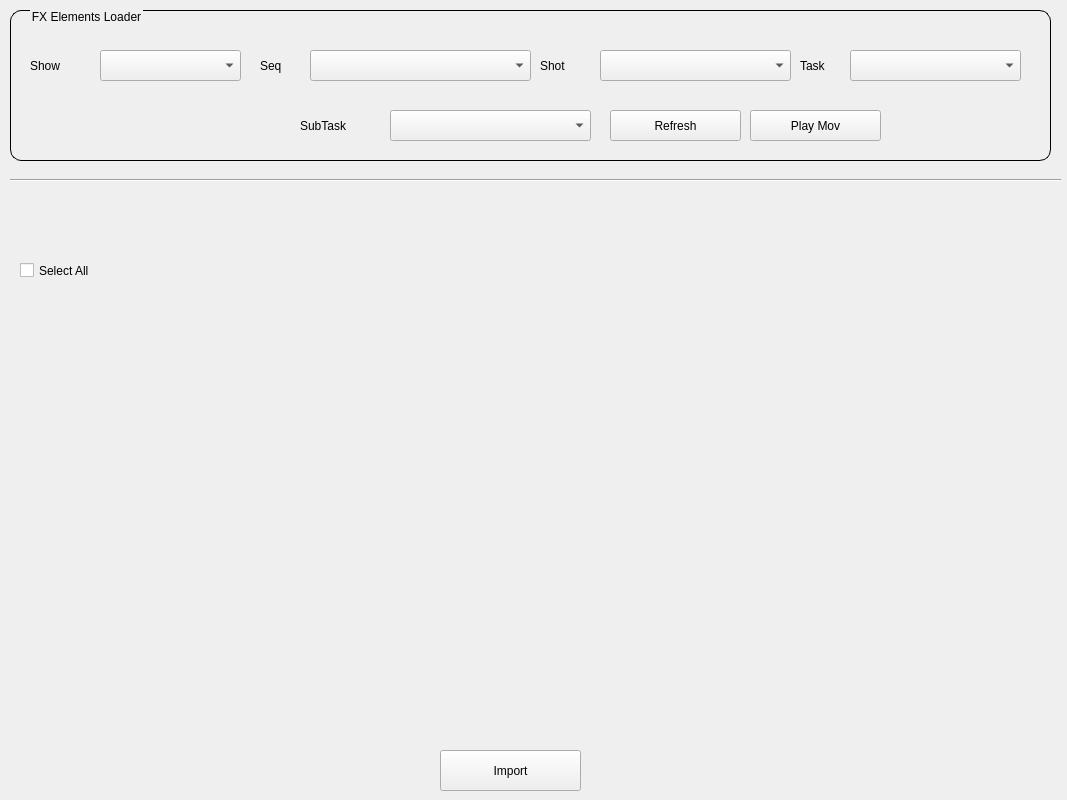
<?xml version="1.0" encoding="UTF-8"?>
<ui version="4.0">
 <class>fxloader</class>
 <widget class="QWidget" name="fxloader">
  <property name="geometry">
   <rect>
    <x>0</x>
    <y>0</y>
    <width>1067</width>
    <height>800</height>
   </rect>
  </property>
  <property name="windowTitle">
   <string>FX Elements Loader</string>
  </property>
  <widget class="QGroupBox" name="groupBox">
   <property name="geometry">
    <rect>
     <x>10</x>
     <y>10</y>
     <width>1041</width>
     <height>151</height>
    </rect>
   </property>
   <property name="styleSheet">
    <string notr="true">QGroupBox {
	font: 11pt &quot;Microsoft YaHei UI&quot;;
	border: 1px solid black;
	border-radius: 11px;
}

QGroupBox::title{
	left: 20px;
}</string>
   </property>
   <property name="title">
    <string>FX Elements Loader</string>
   </property>
   <widget class="QComboBox" name="show_cbx">
    <property name="geometry">
     <rect>
      <x>90</x>
      <y>40</y>
      <width>141</width>
      <height>31</height>
     </rect>
    </property>
    <property name="styleSheet">
     <string notr="true">QComboBox{
font: 10pt &quot;MS Shell Dlg 2&quot;;
}
QListView{
	font: 10pt &quot;MS Shell Dlg 2&quot;;
}</string>
    </property>
   </widget>
   <widget class="QLabel" name="show_lbl_3">
    <property name="geometry">
     <rect>
      <x>250</x>
      <y>40</y>
      <width>41</width>
      <height>31</height>
     </rect>
    </property>
    <property name="styleSheet">
     <string notr="true">font: 12pt &quot;MS Reference Sans Serif&quot;;</string>
    </property>
    <property name="text">
     <string>Seq</string>
    </property>
   </widget>
   <widget class="QComboBox" name="seq_cbx">
    <property name="geometry">
     <rect>
      <x>300</x>
      <y>40</y>
      <width>221</width>
      <height>31</height>
     </rect>
    </property>
    <property name="styleSheet">
     <string notr="true">QComboBox{
font: 10pt &quot;MS Shell Dlg 2&quot;;
}
QListView{
	font: 10pt &quot;MS Shell Dlg 2&quot;;
}</string>
    </property>
   </widget>
   <widget class="QLabel" name="show_lbl_4">
    <property name="geometry">
     <rect>
      <x>530</x>
      <y>40</y>
      <width>51</width>
      <height>31</height>
     </rect>
    </property>
    <property name="styleSheet">
     <string notr="true">font: 12pt &quot;MS Reference Sans Serif&quot;;</string>
    </property>
    <property name="text">
     <string>Shot</string>
    </property>
   </widget>
   <widget class="QComboBox" name="shot_cbx">
    <property name="geometry">
     <rect>
      <x>590</x>
      <y>40</y>
      <width>191</width>
      <height>31</height>
     </rect>
    </property>
    <property name="styleSheet">
     <string notr="true">QComboBox{
font: 10pt &quot;MS Shell Dlg 2&quot;;
}
QListView{
	font: 10pt &quot;MS Shell Dlg 2&quot;;
}</string>
    </property>
   </widget>
   <widget class="QLabel" name="show_lbl_5">
    <property name="geometry">
     <rect>
      <x>790</x>
      <y>40</y>
      <width>51</width>
      <height>31</height>
     </rect>
    </property>
    <property name="styleSheet">
     <string notr="true">font: 12pt &quot;MS Reference Sans Serif&quot;;</string>
    </property>
    <property name="text">
     <string>Task</string>
    </property>
   </widget>
   <widget class="QComboBox" name="task_cbx">
    <property name="geometry">
     <rect>
      <x>840</x>
      <y>40</y>
      <width>171</width>
      <height>31</height>
     </rect>
    </property>
    <property name="styleSheet">
     <string notr="true">QComboBox{
font: 10pt &quot;MS Shell Dlg 2&quot;;
}
QListView{
	font: 10pt &quot;MS Shell Dlg 2&quot;;
}</string>
    </property>
   </widget>
   <widget class="QLabel" name="show_lbl_6">
    <property name="geometry">
     <rect>
      <x>290</x>
      <y>100</y>
      <width>81</width>
      <height>31</height>
     </rect>
    </property>
    <property name="styleSheet">
     <string notr="true">font: 12pt &quot;MS Reference Sans Serif&quot;;</string>
    </property>
    <property name="text">
     <string>SubTask</string>
    </property>
   </widget>
   <widget class="QComboBox" name="subtask_cbx">
    <property name="geometry">
     <rect>
      <x>380</x>
      <y>100</y>
      <width>201</width>
      <height>31</height>
     </rect>
    </property>
    <property name="styleSheet">
     <string notr="true">QComboBox{
font: 10pt &quot;MS Shell Dlg 2&quot;;
}
QListView{
	font: 10pt &quot;MS Shell Dlg 2&quot;;
}</string>
    </property>
   </widget>
   <widget class="QPushButton" name="refresh_btn">
    <property name="geometry">
     <rect>
      <x>600</x>
      <y>100</y>
      <width>131</width>
      <height>31</height>
     </rect>
    </property>
    <property name="styleSheet">
     <string notr="true">QPushButton{
	font: 11pt &quot;MS Shell Dlg 2&quot;;
}</string>
    </property>
    <property name="text">
     <string>Refresh</string>
    </property>
   </widget>
   <widget class="QPushButton" name="play_mov">
    <property name="geometry">
     <rect>
      <x>740</x>
      <y>100</y>
      <width>131</width>
      <height>31</height>
     </rect>
    </property>
    <property name="styleSheet">
     <string notr="true">font: 11pt &quot;MS Shell Dlg 2&quot;;</string>
    </property>
    <property name="text">
     <string>Play Mov</string>
    </property>
   </widget>
   <widget class="QLabel" name="show_lbl_7">
    <property name="geometry">
     <rect>
      <x>20</x>
      <y>40</y>
      <width>61</width>
      <height>31</height>
     </rect>
    </property>
    <property name="styleSheet">
     <string notr="true">font: 12pt &quot;MS Reference Sans Serif&quot;;</string>
    </property>
    <property name="text">
     <string>Show</string>
    </property>
   </widget>
  </widget>
  <widget class="QCheckBox" name="select_all">
   <property name="geometry">
    <rect>
     <x>20</x>
     <y>260</y>
     <width>101</width>
     <height>21</height>
    </rect>
   </property>
   <property name="styleSheet">
    <string notr="true">font: 11pt &quot;Palatino Linotype&quot;;</string>
   </property>
   <property name="text">
    <string>Select All</string>
   </property>
  </widget>
  <widget class="QLabel" name="latest_version">
   <property name="geometry">
    <rect>
     <x>350</x>
     <y>190</y>
     <width>201</width>
     <height>31</height>
    </rect>
   </property>
   <property name="styleSheet">
    <string notr="true">font: 10pt &quot;Palatino Linotype&quot;;</string>
   </property>
   <property name="text">
    <string/>
   </property>
  </widget>
  <widget class="QWidget" name="gridLayoutWidget">
   <property name="geometry">
    <rect>
     <x>10</x>
     <y>290</y>
     <width>1041</width>
     <height>441</height>
    </rect>
   </property>
   <layout class="QGridLayout" name="element_layout">
    <property name="leftMargin">
     <number>10</number>
    </property>
   </layout>
  </widget>
  <widget class="QPushButton" name="import_element">
   <property name="geometry">
    <rect>
     <x>440</x>
     <y>750</y>
     <width>141</width>
     <height>41</height>
    </rect>
   </property>
   <property name="styleSheet">
    <string notr="true">font: 11pt &quot;MS Shell Dlg 2&quot;;</string>
   </property>
   <property name="text">
    <string>Import</string>
   </property>
  </widget>
  <widget class="Line" name="line">
   <property name="geometry">
    <rect>
     <x>10</x>
     <y>170</y>
     <width>1051</width>
     <height>20</height>
    </rect>
   </property>
   <property name="orientation">
    <enum>Qt::Horizontal</enum>
   </property>
  </widget>
  <widget class="QLabel" name="comments">
   <property name="geometry">
    <rect>
     <x>20</x>
     <y>220</y>
     <width>1041</width>
     <height>41</height>
    </rect>
   </property>
   <property name="styleSheet">
    <string notr="true">font: 9.2pt &quot;Cambria Math&quot;;</string>
   </property>
   <property name="text">
    <string/>
   </property>
  </widget>
  <widget class="QLabel" name="user_name">
   <property name="geometry">
    <rect>
     <x>20</x>
     <y>190</y>
     <width>291</width>
     <height>31</height>
    </rect>
   </property>
   <property name="styleSheet">
    <string notr="true">font: 10pt &quot;Palatino Linotype&quot;;</string>
   </property>
   <property name="text">
    <string/>
   </property>
  </widget>
 </widget>
 <resources/>
 <connections/>
</ui>
